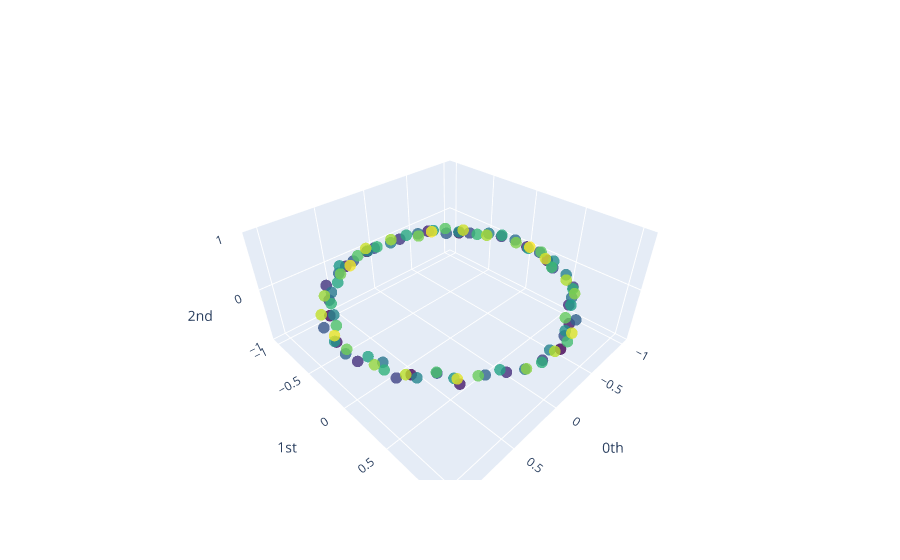

The notebook cell saved with this chart:
### Markdown cell above
Here are some of the point clouds (circle, sphere, torus and a plane) visualized!

### Code cell
plot_point_cloud(point_clouds[0]).show()
